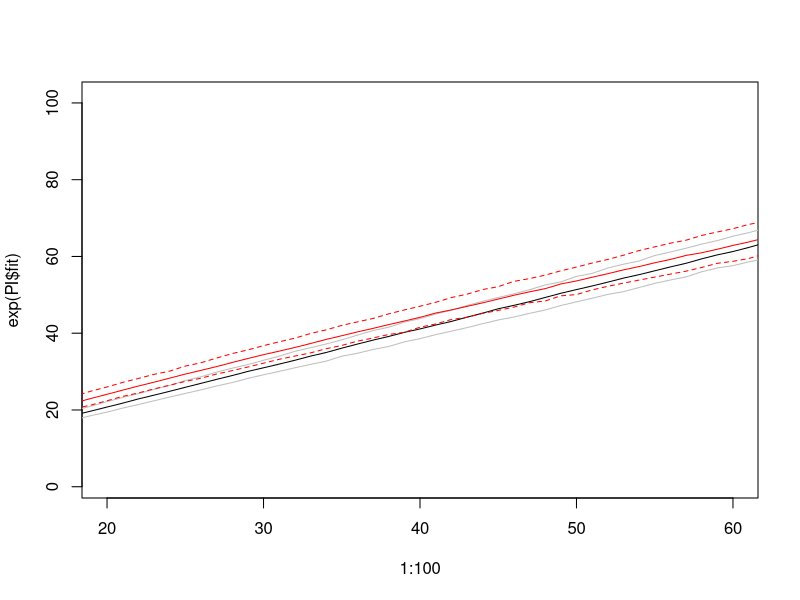

This chart was generated by the following R code:
library(lme4)
library(merTools)

library(rstudioapi)
setwd(dirname(getActiveDocumentContext()$path))


data = read.csv("./dataset/all_plots.csv", stringsAsFactors = FALSE)

DBHdata = data[1:9]
DBHdata = DBHdata[!is.na(DBHdata$DBH.year.6), ]
DBHdata = DBHdata[!is.na(DBHdata$DBH.year.0), ]
DBHdata$Treatment = factor(DBHdata$Treatment)
DBHdata$Large = factor(DBHdata$Large)

DBHdatarm = DBHdata[DBHdata$DBH.year.6/DBHdata$DBH.year.0 < 1.25 & DBHdata$DBH.year.6/DBHdata$DBH.year.0 > 0.9 & DBHdata$DBH.year.0 < 80, ]

DBHdatarm$InGap = (DBHdatarm$Treatment == "T2: Radial" & DBHdatarm$Large == "Yes")
DBHdatarm$InGap = factor(DBHdatarm$InGap)

mixed2.0 = lmer(log(DBH.year.6)~log(DBH.year.0)+Treatment+InGap+log(DBH.year.0):InGap+(1|Plot), data = DBHdatarm)

X <- data.frame('DBH.year.0'=1:100,
                'InGap'=FALSE,
                'Plot'=6,
                'Treatment'='Control')


PI <- predictInterval(merMod = mixed2.0, newdata = X,
                      level = 0.95, n.sims = 1000,
                      stat = "median", type="linear.prediction",
                      include.resid.var = TRUE)

plot(1:100, exp(PI$fit), type='l',
     xlim=c(20,60))
lines(1:100, exp(PI$upr), type='l', col='grey')
lines(1:100, exp(PI$lwr), type='l', col='grey')

X_ingap <- data.frame('DBH.year.0'=1:100,
                      'InGap'=TRUE,
                      'Plot'=6,
                      'Treatment'='T2: Radial')

PI_2 <- predictInterval(merMod = mixed2.0, newdata = X_ingap,
                              level = 0.95, n.sims = 1000,
                              stat = "median", type="linear.prediction",
                              include.resid.var = TRUE)


lines(1:100, exp(PI_2$fit), type='l', col='red')
lines(1:100, exp(PI_2$upr), type='l', lty='dashed', col='red')
lines(1:100, exp(PI_2$lwr), type='l', lty='dashed', col='red')
      
